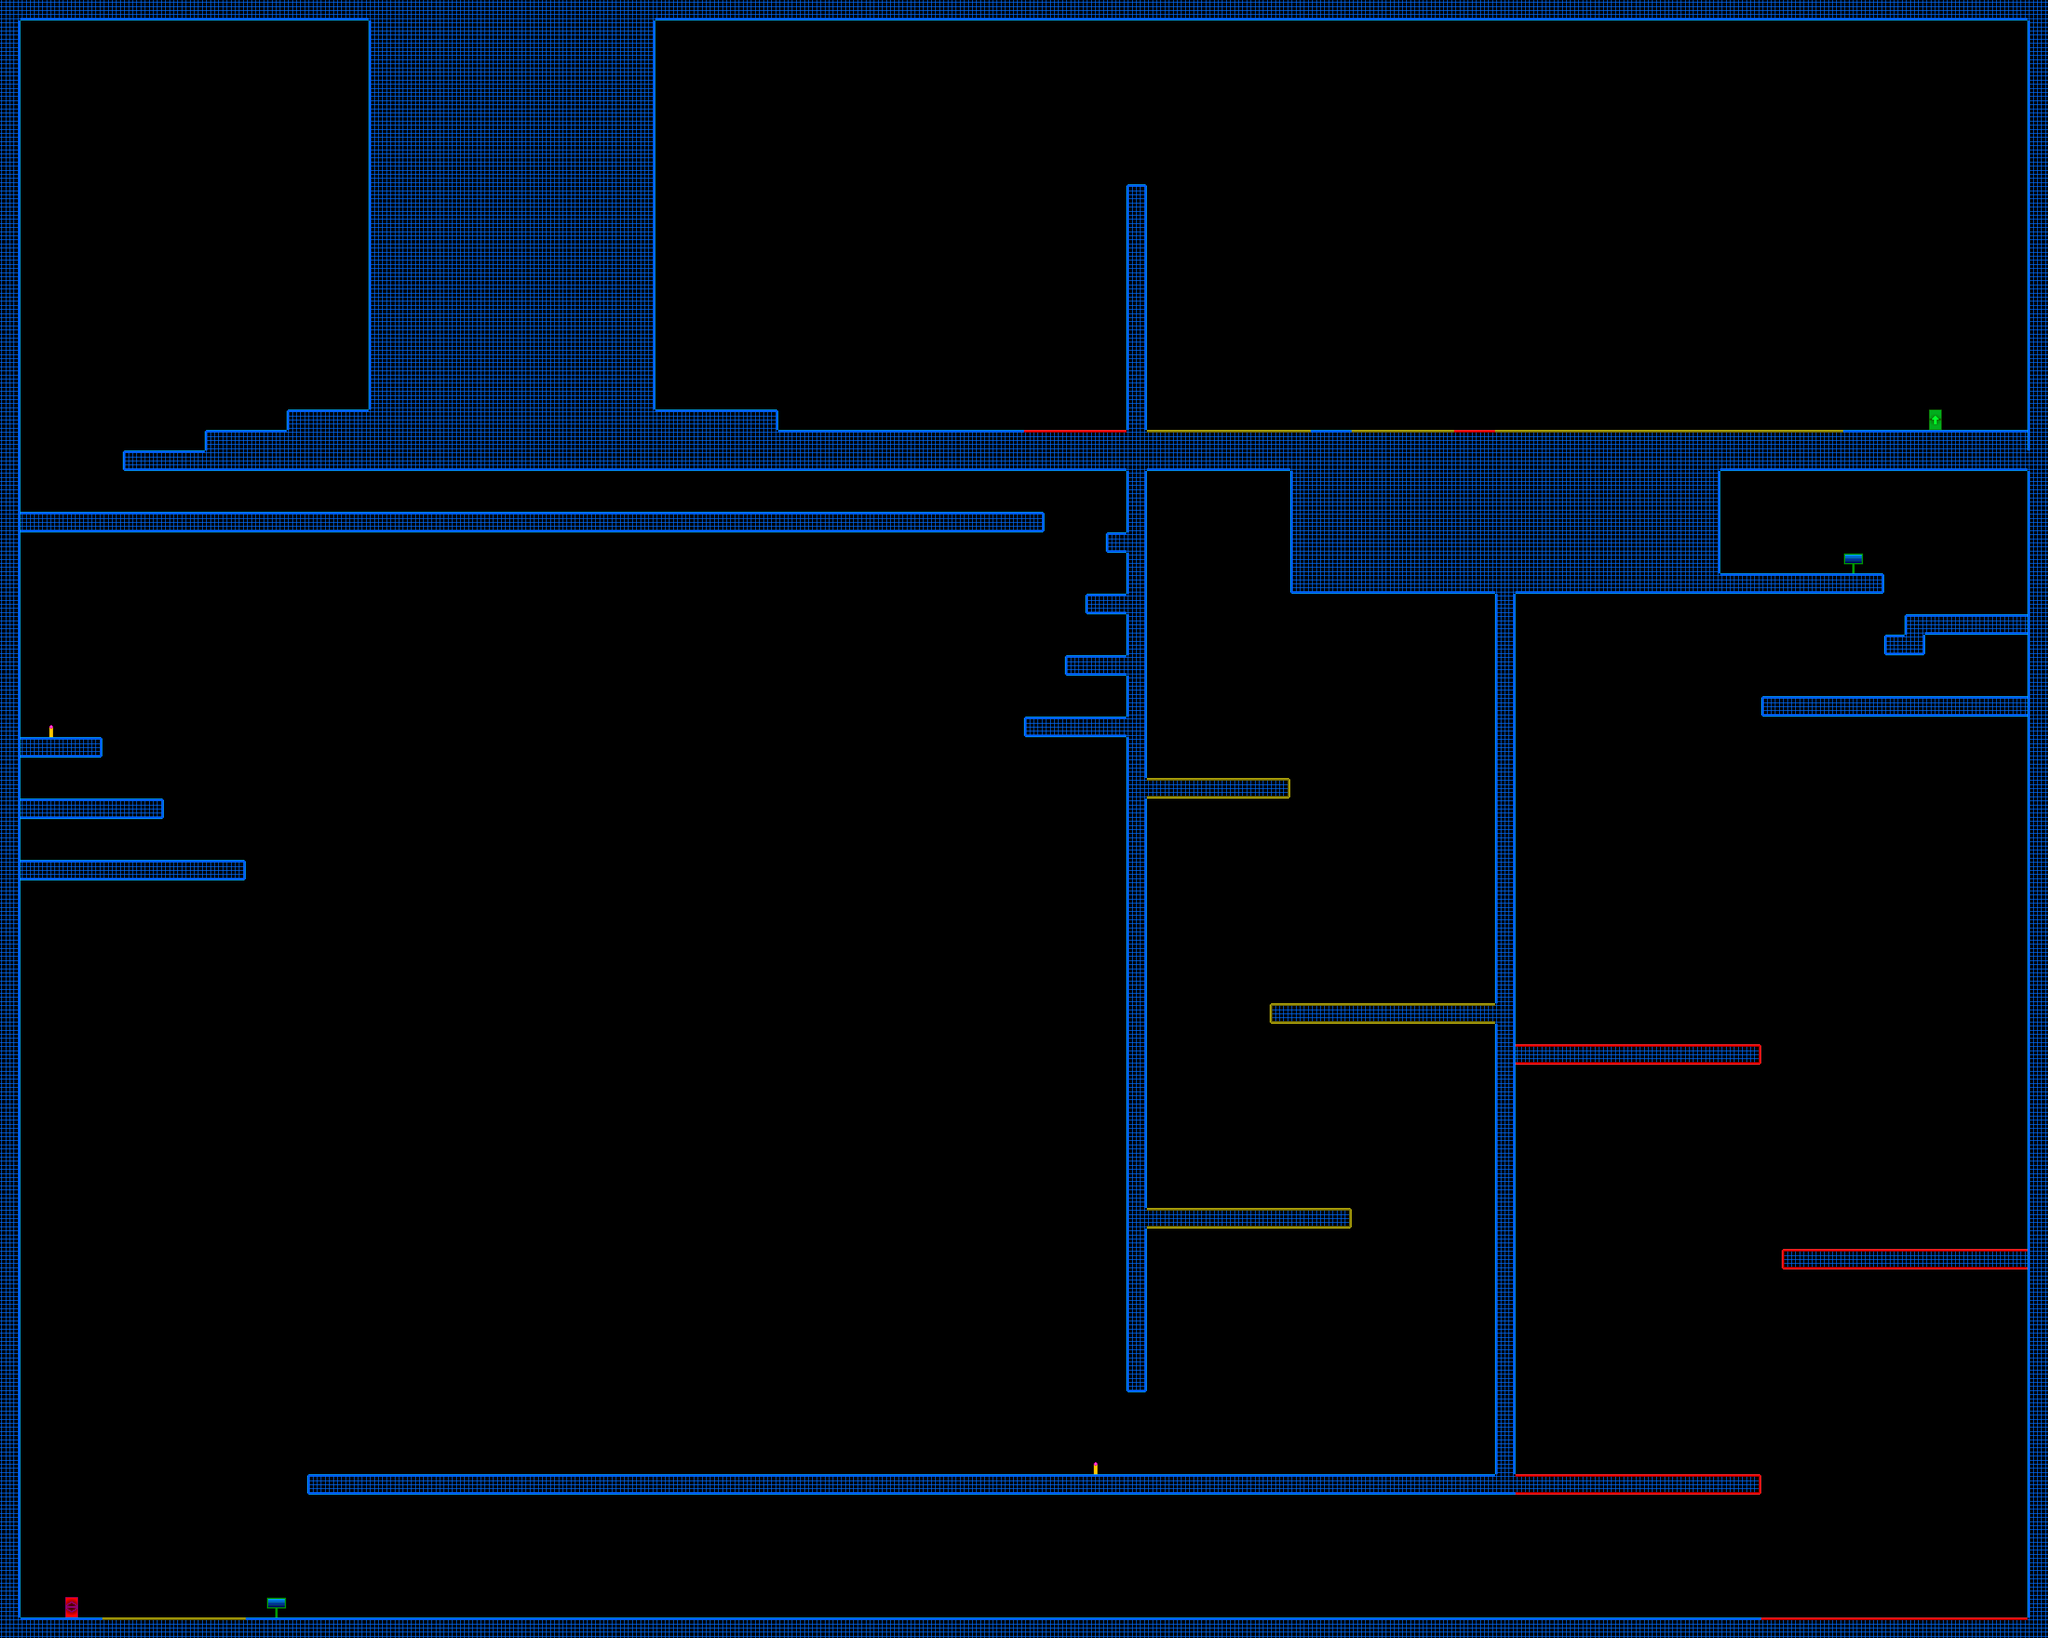

Rendered tile map (Tiled .tmx) drawn with the repository's tilesets; below, a short description and the map source with its tile grids summarised:
An orthogonal 100x80 tile map with 32x32 px tiles, 1 tile layer (Tile Layer 1) and 107 objects.

<map version="1.0" orientation="orthogonal" renderorder="right-down" width="100" height="80" tilewidth="32" tileheight="32" nextobjectid="129">
 <tileset firstgid="1" name="TestTile" tilewidth="32" tileheight="32" tilecount="99">
  <image source="resources/tiles/TestTile.png" width="352" height="288" />
 </tileset>
 <layer name="Tile Layer 1" width="100" height="80">
  <data>[8000 cells, 1295 non-empty, 27 distinct tile ids]</data>
 </layer>
 <objectgroup name="Triggers" visible="0">
  <object id="1" x="32" y="2528" width="128" height="32">
   <properties>
    <property name="blocker" value="t" />
   </properties>
  </object>
  <object id="3" x="160" y="2528" width="224" height="32">
   <properties>
    <property name="deadly" value="t" />
   </properties>
  </object>
  <object id="4" x="96" y="2496" width="32" height="32">
   <properties>
    <property name="playerEntrance" value="" />
   </properties>
  </object>
  <object id="5" x="416" y="2496" width="32" height="32">
   <properties>
    <property name="Help" value="Trololol XD" />
   </properties>
  </object>
  <object id="6" x="384" y="2528" width="2368" height="32">
   <properties>
    <property name="ObsReverse" value="" />
    <property name="blocker" value="t" />
   </properties>
  </object>
  <object id="7" x="480" y="2304" width="1856" height="32">
   <properties>
    <property name="ObsReverse" value="" />
    <property name="PlatReverse" value="" />
    <property name="blocker" value="tbl" />
   </properties>
  </object>
  <object id="8" x="2752" y="2528" width="416" height="32">
   <properties>
    <property name="bouncy" value="t" />
    <property name="power" value="1000" />
   </properties>
  </object>
  <object id="10" x="384" y="1344" width="1376" height="32">
   <properties>
    <property name="PlatReverse" value="" />
   </properties>
  </object>
  <object id="20" x="1568" y="2176" width="32" height="32">
   <properties>
    <property name="PlatSize" value="3" />
    <property name="PlatSpeed" value="100" />
    <property name="Platform" value="v" />
    <property name="id" value="1" />
   </properties>
  </object>
  <object id="21" x="1696" y="2272" width="32" height="32">
   <properties>
    <property name="button" value="1" />
   </properties>
  </object>
  <object id="23" x="2368" y="2304" width="384" height="32">
   <properties>
    <property name="bouncy" value="tbr" />
    <property name="power" value="1400" />
   </properties>
  </object>
  <object id="24" x="2368" y="1632" width="384" height="32">
   <properties>
    <property name="bouncy" value="tbr" />
    <property name="power" value="1500" />
   </properties>
  </object>
  <object id="25" x="2784" y="1952" width="384" height="32">
   <properties>
    <property name="bouncy" value="tbl" />
    <property name="power" value="1400" />
   </properties>
  </object>
  <object id="26" x="2336" y="928" width="32" height="1408">
   <properties>
    <property name="blocker" value="brl" />
   </properties>
  </object>
  <object id="27" x="2016" y="896" width="928" height="32">
   <properties>
    <property name="blocker" value="tblr" />
   </properties>
  </object>
  <object id="28" x="1760" y="704" width="1408" height="32">
   <properties>
    <property name="blocker" value="tbl" />
   </properties>
  </object>
  <object id="29" x="1760" y="736" width="32" height="1440">
   <properties>
    <property name="ObsReverse" value="" />
    <property name="PlatReverse" value="" />
    <property name="blocker" value="blr" />
   </properties>
  </object>
  <object id="30" x="1792" y="1216" width="224" height="32">
   <properties>
    <property name="deadly" value="tbr" />
   </properties>
  </object>
  <object id="31" x="1792" y="1888" width="320" height="32">
   <properties>
    <property name="deadly" value="tbr" />
   </properties>
  </object>
  <object id="32" x="1984" y="1568" width="352" height="32">
   <properties>
    <property name="deadly" value="tbl" />
   </properties>
  </object>
  <object id="33" x="0" y="0" width="32" height="2560">
   <properties>
    <property name="ObsReverse" value="" />
    <property name="blocker" value="r" />
   </properties>
  </object>
  <object id="34" x="32" y="1152" width="128" height="32">
   <properties>
    <property name="PlatReverse" value="" />
    <property name="blocker" value="tbr" />
   </properties>
  </object>
  <object id="35" x="32" y="1248" width="224" height="32">
   <properties>
    <property name="blocker" value="tbr" />
   </properties>
  </object>
  <object id="36" x="32" y="1344" width="352" height="32">
   <properties>
    <property name="blocker" value="tbr" />
   </properties>
  </object>
  <object id="37" x="2880" y="864" width="32" height="32">
   <properties>
    <property name="Help" value="Your enemy can be your best friend" />
   </properties>
  </object>
  <object id="38" x="3168" y="0" width="32" height="2560">
   <properties>
    <property name="ObsReverse" value="" />
    <property name="blocker" value="l" />
   </properties>
  </object>
  <object id="39" x="2976" y="960" width="192" height="32">
   <properties>
    <property name="blocker" value="tlb" />
   </properties>
  </object>
  <object id="40" x="2944" y="992" width="64" height="32">
   <properties>
    <property name="blocker" value="tbrl" />
   </properties>
  </object>
  <object id="41" x="2752" y="1088" width="416" height="32">
   <properties>
    <property name="blocker" value="tbl" />
   </properties>
  </object>
  <object id="42" x="480" y="1824" width="704" height="32">
   <properties>
    <property name="PlatReverse" value="" />
   </properties>
  </object>
  <object id="43" x="1248" y="1952" width="160" height="32">
   <properties>
    <property name="PlatReverse" value="" />
   </properties>
  </object>
  <object id="44" x="1408" y="2112" width="96" height="32">
   <properties>
    <property name="PlatReverse" value="" />
   </properties>
  </object>
  <object id="45" x="160" y="1152" width="32" height="32">
   <properties>
    <property name="PlatSize" value="3" />
    <property name="PlatSpeed" value="100" />
    <property name="Platform" value="h" />
    <property name="id" value="2" />
   </properties>
  </object>
  <object id="46" x="64" y="1120" width="32" height="32">
   <properties>
    <property name="button" value="2" />
   </properties>
  </object>
  <object id="47" x="640" y="1152" width="96" height="32">
   <properties>
    <property name="PlatReverse" value="" />
   </properties>
  </object>
  <object id="50" x="1216" y="1152" width="96" height="32">
   <properties>
    <property name="PlatReverse" value="" />
   </properties>
  </object>
  <object id="51" x="1600" y="1120" width="160" height="32">
   <properties>
    <property name="blocker" value="tbl" />
   </properties>
  </object>
  <object id="52" x="1664" y="1024" width="96" height="32">
   <properties>
    <property name="blocker" value="tbl" />
   </properties>
  </object>
  <object id="53" x="1696" y="928" width="64" height="32">
   <properties>
    <property name="blocker" value="tbl" />
   </properties>
  </object>
  <object id="54" x="32" y="800" width="1600" height="32">
   <properties>
    <property name="ObsReverse" value="" />
    <property name="blocker" value="tbr" />
   </properties>
  </object>
  <object id="55" x="1728" y="832" width="32" height="32">
   <properties>
    <property name="blocker" value="tbl" />
   </properties>
  </object>
  <object id="57" x="1600" y="704" width="160" height="32">
   <properties>
    <property name="blocker" value="b" />
   </properties>
  </object>
  <object id="58" x="320" y="672" width="1280" height="64">
   <properties>
    <property name="ObsReverse" value="" />
    <property name="blocker" value="tbl" />
   </properties>
  </object>
  </objectgroup>
</map>
<!-- 64 of 107 objects omitted -->
